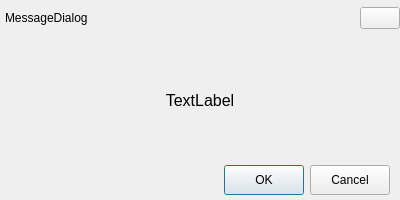
<?xml version="1.0" encoding="UTF-8"?>
<ui version="4.0">
 <class>MessageDialog</class>
 <widget class="QDialog" name="MessageDialog">
  <property name="geometry">
   <rect>
    <x>0</x>
    <y>0</y>
    <width>400</width>
    <height>200</height>
   </rect>
  </property>
  <property name="minimumSize">
   <size>
    <width>300</width>
    <height>0</height>
   </size>
  </property>
  <property name="maximumSize">
   <size>
    <width>400</width>
    <height>16777215</height>
   </size>
  </property>
  <property name="windowTitle">
   <string>Dialog</string>
  </property>
  <layout class="QVBoxLayout" name="verticalLayout_2">
   <property name="leftMargin">
    <number>0</number>
   </property>
   <property name="topMargin">
    <number>0</number>
   </property>
   <property name="rightMargin">
    <number>0</number>
   </property>
   <property name="bottomMargin">
    <number>5</number>
   </property>
   <item>
    <widget class="QWidget" name="widgetTitle" native="true">
     <property name="minimumSize">
      <size>
       <width>0</width>
       <height>36</height>
      </size>
     </property>
     <property name="maximumSize">
      <size>
       <width>16777215</width>
       <height>36</height>
      </size>
     </property>
     <layout class="QHBoxLayout" name="horizontalLayout_3">
      <property name="spacing">
       <number>0</number>
      </property>
      <property name="leftMargin">
       <number>5</number>
      </property>
      <property name="topMargin">
       <number>0</number>
      </property>
      <property name="rightMargin">
       <number>0</number>
      </property>
      <property name="bottomMargin">
       <number>0</number>
      </property>
      <item alignment="Qt::AlignVCenter">
       <widget class="QLabel" name="lblTitle">
        <property name="text">
         <string>MessageDialog</string>
        </property>
       </widget>
      </item>
      <item>
       <spacer name="horizontalSpacer_3">
        <property name="orientation">
         <enum>Qt::Horizontal</enum>
        </property>
        <property name="sizeHint" stdset="0">
         <size>
          <width>40</width>
          <height>20</height>
         </size>
        </property>
       </spacer>
      </item>
      <item alignment="Qt::AlignVCenter">
       <widget class="QPushButton" name="btnClose">
        <property name="text">
         <string/>
        </property>
       </widget>
      </item>
     </layout>
    </widget>
   </item>
   <item>
    <spacer name="verticalSpacer">
     <property name="orientation">
      <enum>Qt::Vertical</enum>
     </property>
     <property name="sizeType">
      <enum>QSizePolicy::Fixed</enum>
     </property>
     <property name="sizeHint" stdset="0">
      <size>
       <width>15</width>
       <height>20</height>
      </size>
     </property>
    </spacer>
   </item>
   <item>
    <layout class="QHBoxLayout" name="horizontalLayout">
     <item>
      <spacer name="horizontalSpacer">
       <property name="orientation">
        <enum>Qt::Horizontal</enum>
       </property>
       <property name="sizeType">
        <enum>QSizePolicy::Fixed</enum>
       </property>
       <property name="sizeHint" stdset="0">
        <size>
         <width>10</width>
         <height>20</height>
        </size>
       </property>
      </spacer>
     </item>
     <item>
      <layout class="QVBoxLayout" name="messageLayout">
       <item>
        <widget class="QLabel" name="lblMessage">
         <property name="font">
          <font>
           <pointsize>12</pointsize>
          </font>
         </property>
         <property name="text">
          <string>TextLabel</string>
         </property>
         <property name="alignment">
          <set>Qt::AlignCenter</set>
         </property>
        </widget>
       </item>
      </layout>
     </item>
     <item>
      <spacer name="horizontalSpacer_2">
       <property name="orientation">
        <enum>Qt::Horizontal</enum>
       </property>
       <property name="sizeType">
        <enum>QSizePolicy::Fixed</enum>
       </property>
       <property name="sizeHint" stdset="0">
        <size>
         <width>10</width>
         <height>20</height>
        </size>
       </property>
      </spacer>
     </item>
    </layout>
   </item>
   <item>
    <spacer name="verticalSpacer_2">
     <property name="orientation">
      <enum>Qt::Vertical</enum>
     </property>
     <property name="sizeType">
      <enum>QSizePolicy::Fixed</enum>
     </property>
     <property name="sizeHint" stdset="0">
      <size>
       <width>15</width>
       <height>20</height>
      </size>
     </property>
    </spacer>
   </item>
   <item>
    <layout class="QHBoxLayout" name="horizontalLayout_2">
     <item>
      <spacer name="horizontalSpacer_4">
       <property name="orientation">
        <enum>Qt::Horizontal</enum>
       </property>
       <property name="sizeHint" stdset="0">
        <size>
         <width>40</width>
         <height>20</height>
        </size>
       </property>
      </spacer>
     </item>
     <item>
      <widget class="QPushButton" name="btnOK">
       <property name="minimumSize">
        <size>
         <width>70</width>
         <height>30</height>
        </size>
       </property>
       <property name="font">
        <font>
         <kerning>false</kerning>
        </font>
       </property>
       <property name="text">
        <string>OK</string>
       </property>
       <property name="default">
        <bool>true</bool>
       </property>
      </widget>
     </item>
     <item>
      <widget class="QPushButton" name="btnCancel">
       <property name="minimumSize">
        <size>
         <width>70</width>
         <height>30</height>
        </size>
       </property>
       <property name="text">
        <string>Cancel</string>
       </property>
      </widget>
     </item>
     <item>
      <spacer name="horizontalSpacer_5">
       <property name="orientation">
        <enum>Qt::Horizontal</enum>
       </property>
       <property name="sizeType">
        <enum>QSizePolicy::Fixed</enum>
       </property>
       <property name="sizeHint" stdset="0">
        <size>
         <width>10</width>
         <height>20</height>
        </size>
       </property>
      </spacer>
     </item>
    </layout>
   </item>
  </layout>
 </widget>
 <resources/>
 <connections/>
</ui>
